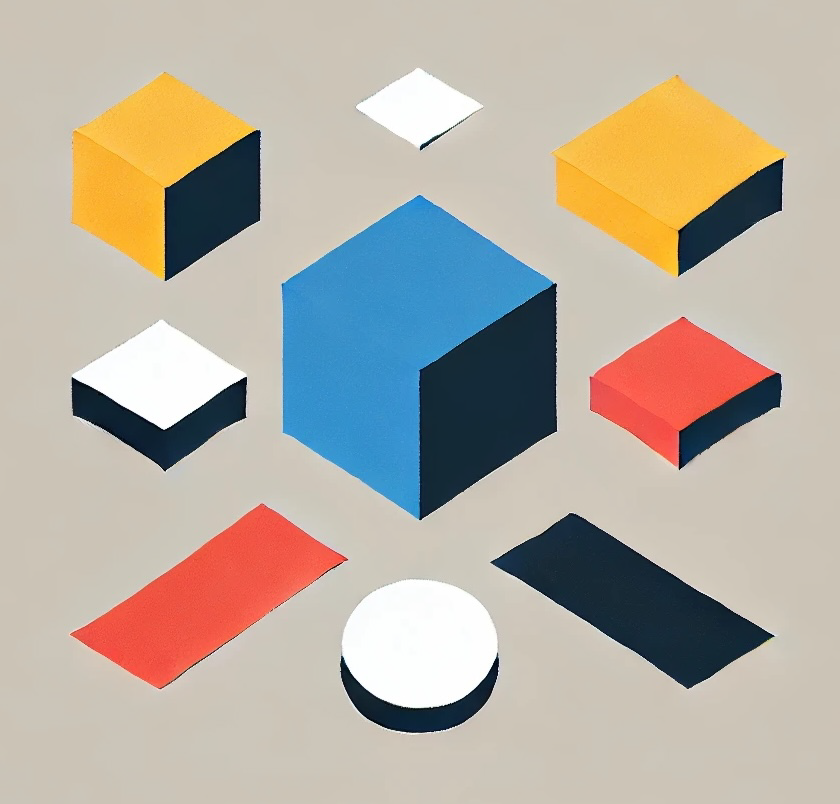
#> input picture test1.png, 840 x 804 px
$ python EdgeDetect.py   (older library calls are emulated)
#> lines starting #> are read from the running program, lines starting #| are printed output that depends on the picture; after the words box and inside, x2 and y2 are one past the last pixel; in counts of white or black regions, pixels touching at a corner belong together
import numpy as np
import matplotlib.pyplot as plt
import cv2
from scipy.ndimage import gaussian_filter
from skimage import measure

#############################
#       Load The Image      #
#############################

image_pth = "test1.png"
image = plt.imread(image_pth)
#> image is the input picture: shape (804, 840, 3) float32; mean R, G, B 0.716, 0.683, 0.637

#############################################################################
#       Convert image to grayscale and then apply blur using formulae       #
#############################################################################

def convert_to_gray(image):
    return 0.299 * image[:, :, 0] + 0.587 * image[:, :, 1] + 0.114 * image[:, :, 2] # Weghted Avg
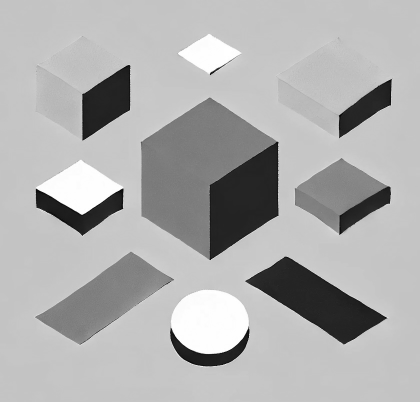
#> returned value: shape (804, 840) float32 (shown at 1/2 size); min 0.0023, max 1, mean 0.688
    return (image[:,:,0]+image[:,:,1]+image[:,:,2])/3 # Normal Avg
gray = convert_to_gray(image)


def convert_to_blur(image , sigma=1):
    return gaussian_filter(gray, sigma)
blur = convert_to_blur(image, 0.1) # the result would also be grayscale

#############################################################
#       Apply Sobel kernel to blurred version of image      #
#############################################################

"""sobel kernel"""
sobel_x = np.array([[-1, 0, 1], [-2, 0, 2], [-1, 0, 1]])
sobel_y = np.array([[-1, -2, -1], [0, 0, 0], [1, 2, 1]])
appl_x = cv2.filter2D(src=blur , ddepth=-1 , kernel=sobel_x) # returns numpy array
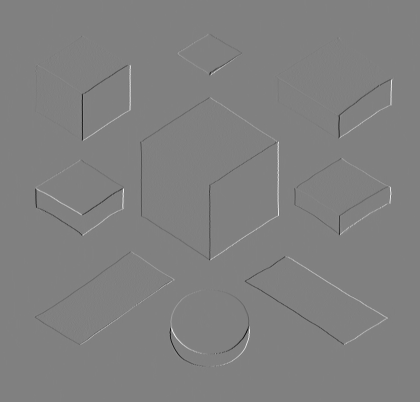
#> appl_x: shape (804, 840) float32 (shown at 1/2 size); min -3.7, max 3.64, mean 9.3e-06; drawn with min black and max white
appl_y = cv2.filter2D(src=blur , ddepth=-1 , kernel=sobel_y) # returns numpy array
sobel_complete = np.sqrt(appl_x**2 + appl_y**2)

sobel_complete = cv2.normalize(sobel_complete, None, 0, 255, cv2.NORM_MINMAX, dtype=cv2.CV_8U)


######################################################
#       Apply threshold to make a binary photo       #
######################################################
_, thresh = cv2.threshold(sobel_complete, 15, 255, cv2.THRESH_BINARY)
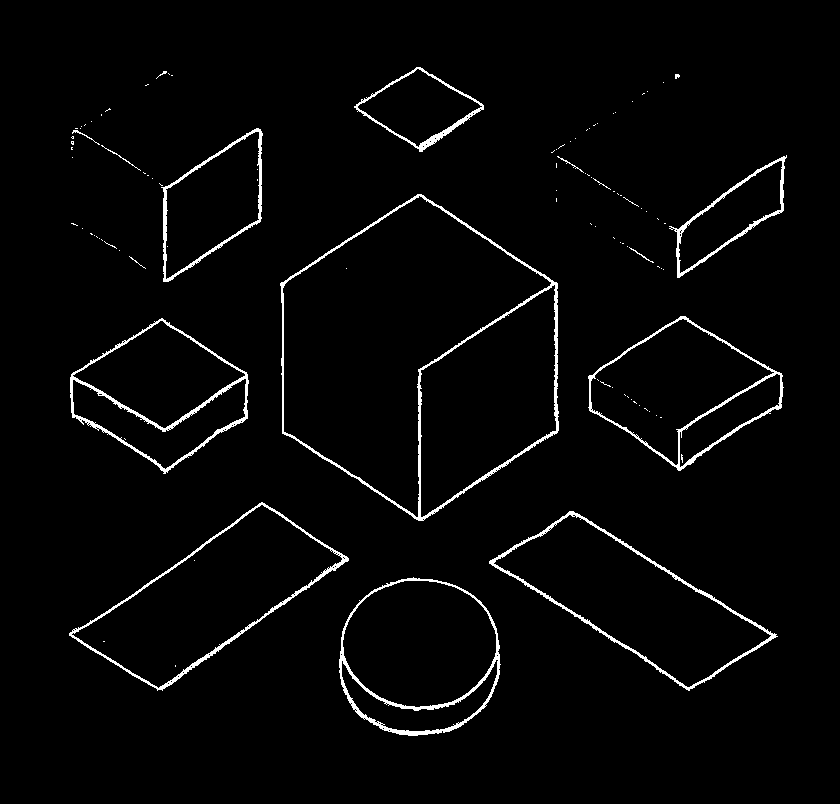
#> thresh: shape (804, 840); 2.6% white in thin lines or dots, all inside (x1, y1, x2, y2) = (69, 67, 787, 736)


#############################################
#       Finding contours in the photo       #
#############################################
contours = measure.find_contours(thresh, fully_connected="high")
#> contours = 226 point arrays, longest 1267 points

# normalizing images : later when drawing contour with open cv we need uint8
#1
if image.dtype != np.uint8:
    image_uint8 = (image * 255).astype(np.uint8) # first mthod of convertion
else:
    image_uint8 = image.copy()
#2
if thresh.dtype != np.uint8:
    thresh_uint8 = (thresh.astype(np.uint8) * 255) # second method
else:
    thresh_uint8 = thresh.copy()

# Creating blank canvases with same dimension as gray scaled version image and with 3 channels

template = (gray.shape[0], gray.shape[1], 3)
all_contours_canvas = np.zeros(template, dtype=np.uint8)
external_contours_canvas = np.zeros(template, dtype=np.uint8)
largest_contour_display = np.zeros(template, dtype=np.uint8)


################################################################################
# We'll store converted contours for cv2 drawing and also find the largest one.#
################################################################################

contours_approximated = []

for contour in contours:
    approx = measure.approximate_polygon(contour, tolerance=2) #tolerance can be adaptive
    approx_cv = approx[:, [1, 0]].reshape(-1, 1, 2).astype(np.int32)
    contours_approximated.append(approx_cv)
#> this loop made 226 passes
#> (approx, approx_cv) on passes 3, 4, 6: ([[78.5, 156], [70.5, 163], [71, 166.5], [78.5, 156]], [[156, 78], [163, 70], [166, 71], [156, 78]]), ([[74.5, 169], [72.5, 168], [74.5, 169]], [[169, 74], [168, 72], [169, 74]]), ([[75.5, 172], [75.5, 172]], [[172, 75], [172, 75]])
#> after the loop, contours_approximated = 226 contours, 201 with area under 20; largest, box (x1, y1, x2, y2) and area: (279, 193, 558, 521) 66056, (282, 195, 551, 517) 42848, (68, 501, 349, 691) 22388, (488, 510, 778, 691) 21486, (338, 576, 501, 736) 20474


largest_contour_cv = max(contours_approximated, key=cv2.contourArea)
#> largest_contour_cv = contour of 11 points, box (x1, y1, x2, y2) (279, 193, 558, 521), area 66056
ext_contours_appr, _ = cv2.findContours(thresh_uint8, cv2.RETR_EXTERNAL, cv2.CHAIN_APPROX_SIMPLE)
#> ext_contours_appr = 82 contours, 73 with area under 20; largest, box (x1, y1, x2, y2) and area: (280, 194, 559, 521) 65448, (69, 502, 349, 691) 22172, (489, 511, 778, 691) 21162, (339, 577, 501, 736) 20327, (588, 316, 784, 471) 17608
image_with_largest = image_uint8.copy()

cv2.drawContours(all_contours_canvas, contours_approximated, -1, (255, 255, 255), 2)
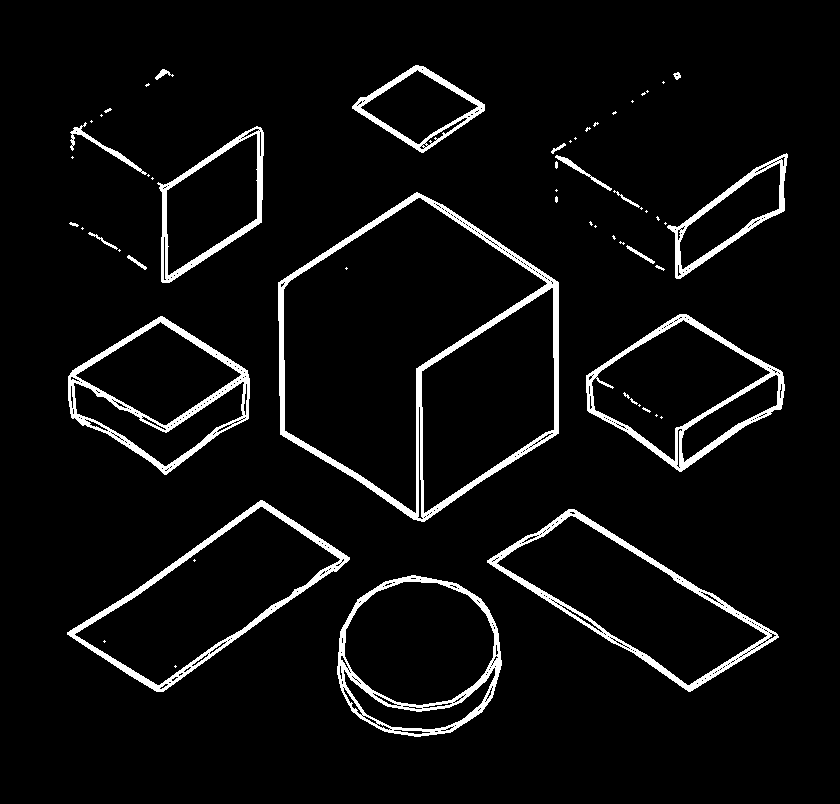
#> all_contours_canvas: shape (804, 840, 3); 5.2% white; 59 white regions (35 under 20 px), largest, box (x1, y1, x2, y2) and area: (278, 192, 559, 522) 7467, (68, 316, 250, 475) 4197, (487, 509, 779, 692) 4114
cv2.drawContours(external_contours_canvas, ext_contours_appr, -1, (255, 255, 255), 2)
#> external_contours_canvas: shape (804, 840, 3); 2.9% white; 50 white regions (28 under 20 px), largest, box (x1, y1, x2, y2) and area: (279, 193, 560, 522) 3345, (488, 510, 779, 692) 2465, (68, 501, 350, 692) 2439
cv2.drawContours(largest_contour_display, [largest_contour_cv], -1, (0, 0, 255), 10)
cv2.drawContours(image_with_largest, [largest_contour_cv], -1, (255 , 0, 0), 10)
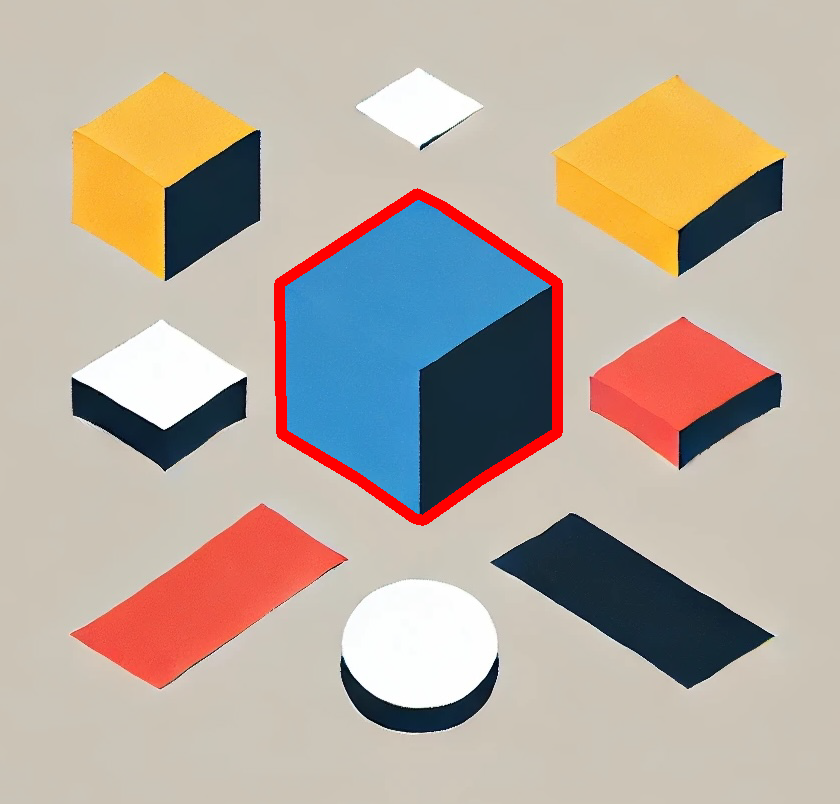
#> image_with_largest: shape (804, 840, 3); mean R, G, B 184.3, 171.4, 159.7

#####################################
#          Convert To RGB           #
#####################################

def bgr_to_rgb(img):
    return cv2.cvtColor(img, cv2.COLOR_BGR2RGB)
#> returned value: shape (804, 840, 3)
image_with_largest = bgr_to_rgb(image_with_largest)
largest_contour_display = bgr_to_rgb(largest_contour_display)
image_with_largest = bgr_to_rgb(image_with_largest)

#####################################
#       Display the results         #
#####################################
plt.figure(figsize=(12, 8))

plt.subplot(3, 5, 1)
plt.imshow(image)
plt.title('Original Image')
plt.axis('off')

plt.subplot(3, 5, 2)
plt.imshow(gray,cmap="gray")
plt.title('Gray')
plt.axis('off')

plt.subplot(3, 5, 3)
plt.imshow(blur, cmap='gray')
plt.title('Blurred')
plt.axis('off')

plt.subplot(3, 5, 4)
plt.imshow(appl_x, cmap='gray')
plt.title('sobel x applied')
plt.axis('off')

plt.subplot(3, 5, 5)
plt.imshow(appl_y, cmap='gray')
plt.title('sobel y applied')
plt.axis('off')

plt.subplot(3, 5, 6)
plt.imshow(sobel_complete, cmap='gray')
plt.title('combining sobel x and sobel y')
plt.axis('off')

plt.subplot(3, 5, 7)
plt.imshow(thresh, cmap='gray')
plt.title("threshold on final sobel")
plt.axis('off')

plt.subplot(3, 5, 8)
plt.imshow(all_contours_canvas)
plt.title("All Contours")
plt.axis('off')

plt.subplot(3, 5, 9)
plt.imshow(external_contours_canvas)
plt.title("External Contours Approx")
plt.axis('off')

plt.subplot(3, 5, 10)
plt.imshow(largest_contour_display)
plt.title("Largest Contour")
plt.axis('off')

plt.subplot(3, 5, 11)
plt.imshow(image_with_largest)
plt.title("Largest Outline Overlay")
plt.axis('off')

plt.tight_layout()
plt.show()

$ run again, with test2.jpg saved as test1.png
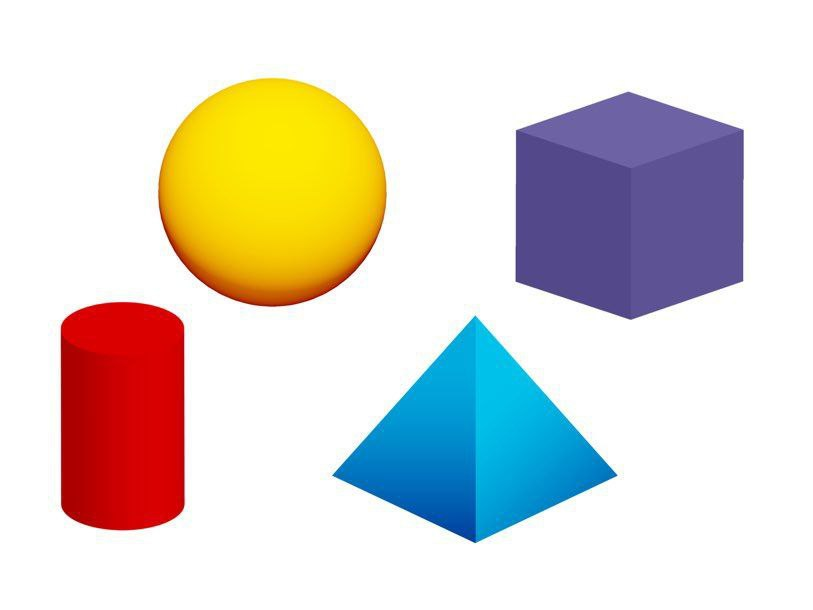
#> input picture test2.jpg, 813 x 610 px
#> image is the input picture: shape (610, 813, 3) float32; mean R, G, B 0.862, 0.84, 0.814
#> `_, thresh = cv2.threshold(sobel_complete, 15, 255, cv2.THRESH_BINARY)`:
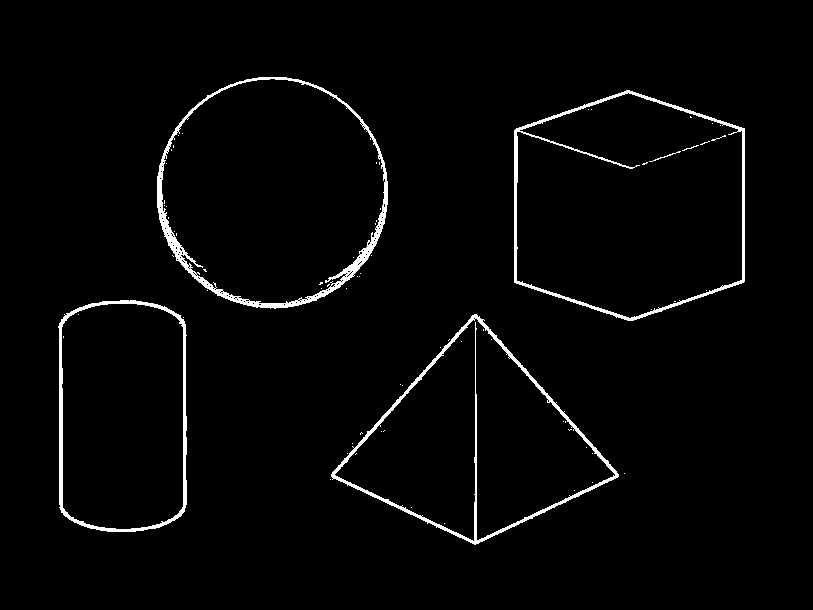
#> thresh: shape (610, 813); 2.4% white; 72 white regions (65 under 20 px)
#> contours = 200 point arrays, longest 1503 points
#> the loop `for contour in contours:` made 200 passes
#> (approx, approx_cv) on passes 5 to 7: ([[109.5, 588], [109.5, 588]], [[588, 109], [588, 109]]), ([[109.5, 591], [109.5, 591]], [[591, 109], [591, 109]]), ([[117.5, 691], [115.5, 690], [117.5, 691]], [[691, 117], [690, 115], [691, 117]])
#> after the loop `for contour in contours:`: contours_approximated = 200 contours, 191 with area under 20; largest, box (x1, y1, x2, y2) and area: (513, 89, 745, 321) 44442, (156, 76, 388, 309) 42100, (516, 92, 742, 318) 41796, (161, 79, 385, 303) 38547, (330, 313, 619, 545) 33615
#> largest_contour_cv = [[633, 320], [616, 317], [513, 282], [513, 130], [626, 89], [744, 128], [744, 281], [633, 320]]
#> ext_contours_appr = 21 contours, 17 with area under 20; largest, box (x1, y1, x2, y2) and area: (514, 90, 745, 321) 44144, (157, 77, 388, 309) 41865, (331, 314, 619, 545) 33581, (58, 300, 187, 532) 27724
#> all_contours_canvas: shape (610, 813, 3); 4% white; 14 white regions (10 under 20 px), largest, box (x1, y1, x2, y2) and area: (329, 312, 620, 546) 5427, (512, 88, 746, 322) 5344, (155, 75, 389, 310) 5069, (56, 298, 188, 533) 3776
#> external_contours_canvas: shape (610, 813, 3); 2% white; 7 white regions (3 under 20 px), largest, box (x1, y1, x2, y2) and area: (329, 313, 620, 546) 2761, (513, 89, 746, 322) 2607, (156, 76, 389, 310) 2540, (57, 299, 188, 533) 2093
#> `cv2.drawContours(image_with_largest, [largest_contour_cv], -1, (255 , ..`:
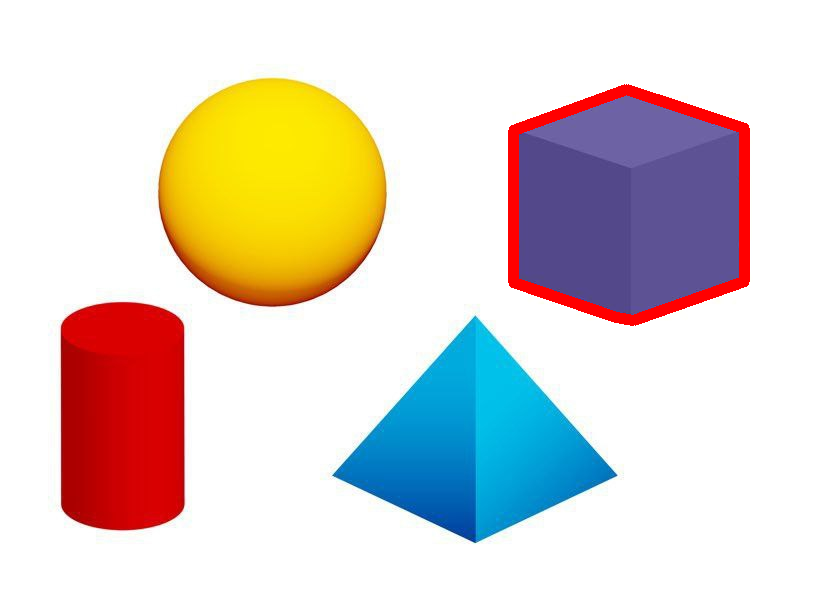
#> image_with_largest: shape (610, 813, 3); mean R, G, B 220.9, 210.8, 203.8
